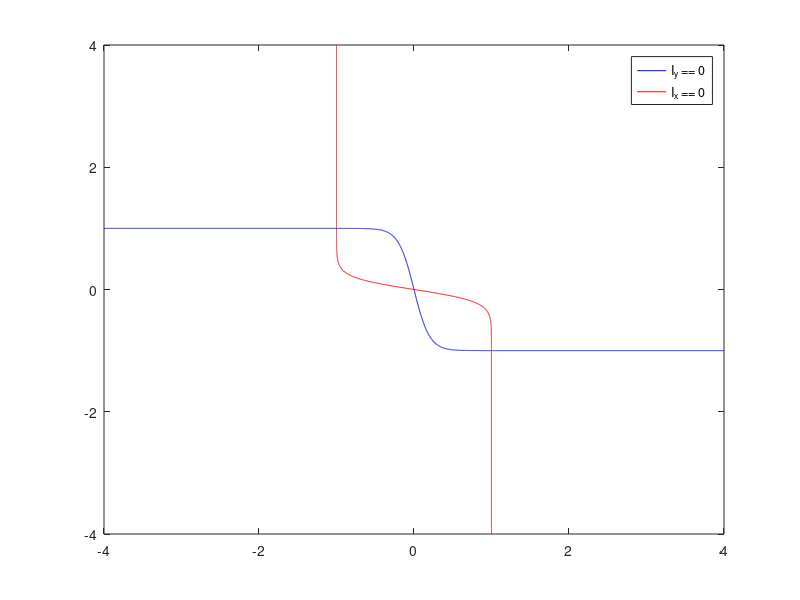

Here is the MATLAB script that generated this plot:
%author: Mark Greenstreet

function fun(a, b, u)
  if(nargin < 1) a = 5; end
  if(nargin < 2) b = 0.0; end
  if(nargin < 3) u = 4; end
  if(numel(u) == 1) u = [-u, u]; end
  % I_y = tanh(-a*x)+b-y;  (I_y == 0) => y = tanh(-a*x) + b
  % I_x = tanh(-a*y)-b-x;  (I_x == 0) => x = tanh(-a*y) - b
  uu = u(1):((u(2)-u(1))/5000.0):u(2);
  p1 = plot(uu, tanh(-a*uu) + b, 'b-');  % I_y == 0
  hold('on');
  p2 = plot(tanh(-a*uu) - b, uu, 'r-');  % I_x == 0
  hold('off');
  legend([p1, p2], {'I_y == 0', 'I_x == 0'});
end
